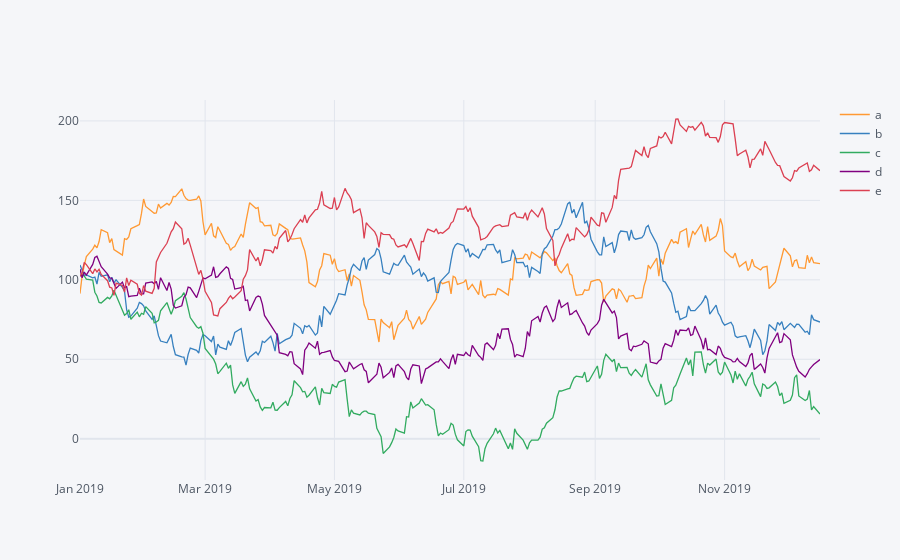

The notebook cell this image was saved under:
### Code cell
a = np.random.standard_normal((250,5)).cumsum(axis=0)
index = pd.date_range('2019-01-1',freq='B',periods=len(a))
df=pd.DataFrame(100+5*a,columns=list('abcde'),index=index)
df.head()

plyo.iplot(df.iplot(asFigure=True),image='png',filename='ply_01')

### Figure 1 — Plotly figure (JSON) as saved in the notebook; plotly's stock layout.template omitted (floating-point values rounded to 4 significant figures; data arrays with more than 128 entries replaced by an {"elided": "..."} marker saying what was removed)
{"data": [{"line": {"color": "rgba(255, 153, 51, 1.0)", "dash": "solid", "shape": "linear", "width": 1.3}, "mode": "lines", "name": "a", "text": "", "type": "scatter", "x": {"elided": "250 str values"}, "y": {"elided": "250 float values"}}, {"line": {"color": "rgba(55, 128, 191, 1.0)", "dash": "solid", "shape": "linear", "width": 1.3}, "mode": "lines", "name": "b", "text": "", "type": "scatter", "x": {"elided": "250 str values"}, "y": {"elided": "250 float values"}}, {"line": {"color": "rgba(50, 171, 96, 1.0)", "dash": "solid", "shape": "linear", "width": 1.3}, "mode": "lines", "name": "c", "text": "", "type": "scatter", "x": {"elided": "250 str values"}, "y": {"elided": "250 float values"}}, {"line": {"color": "rgba(128, 0, 128, 1.0)", "dash": "solid", "shape": "linear", "width": 1.3}, "mode": "lines", "name": "d", "text": "", "type": "scatter", "x": {"elided": "250 str values"}, "y": {"elided": "250 float values"}}, {"line": {"color": "rgba(219, 64, 82, 1.0)", "dash": "solid", "shape": "linear", "width": 1.3}, "mode": "lines", "name": "e", "text": "", "type": "scatter", "x": {"elided": "250 str values"}, "y": {"elided": "250 float values"}}], "layout": {"legend": {"bgcolor": "#F5F6F9", "font": {"color": "#4D5663"}}, "paper_bgcolor": "#F5F6F9", "plot_bgcolor": "#F5F6F9", "title": {"font": {"color": "#4D5663"}}, "xaxis": {"gridcolor": "#E1E5ED", "showgrid": true, "tickfont": {"color": "#4D5663"}, "title": {"font": {"color": "#4D5663"}, "text": ""}, "zerolinecolor": "#E1E5ED"}, "yaxis": {"gridcolor": "#E1E5ED", "showgrid": true, "tickfont": {"color": "#4D5663"}, "title": {"font": {"color": "#4D5663"}, "text": ""}, "zerolinecolor": "#E1E5ED"}}}
